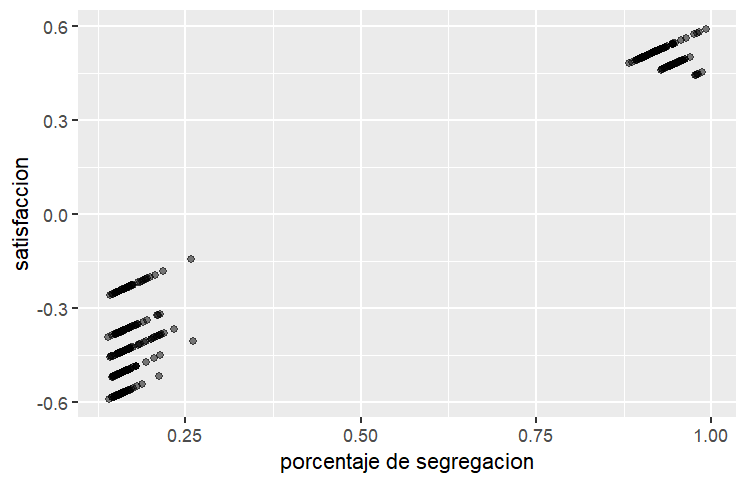

Generate this figure with R:
install.packages("tidyverse")
install.packages("janitor")

library(tidyverse)
library(janitor)

data <- read_csv("segregación_felicidad bajo_impacto_alta_probabilidad-table.csv", 
                 skip = 6) |>
  janitor::clean_names()

max_step <- max(data$step)

data |> 
  filter(step == max_step) |>
  ggplot(aes (x = indice_segregacion, y = mean_satisfaccion_of_turtles)) +
  geom_point (alpha = 0.5) +
  labs (x = "porcentaje de segregacion", y = "satisfaccion")
